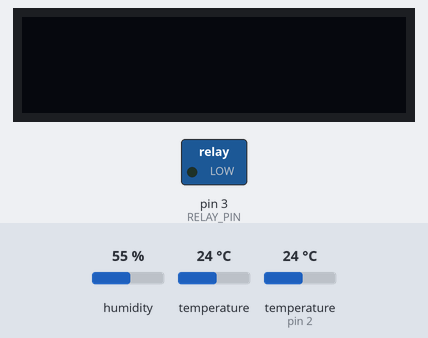
Bench run of a sketch on a simulated Arduino Uno, built with avr-gcc and run on an emulated ATmega328P. Parts: 128×32 one-colour display, switched loads named in the sketch (green lamp = pin HIGH). Inputs (shaded band) come from the test bench; at power-on: humidity 55 %, temperature 24 °C, temperature (sensor on pin 2) 24 °C. The display library's start-up logo is not drawn; what the sketch prints to the serial monitor is not drawn.

Above: at 5.4 s.
At 11.6 s:
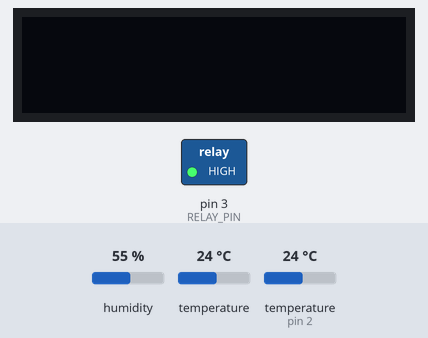
Timing chart, 0 to 17.3 s (numbered marks = the images above):
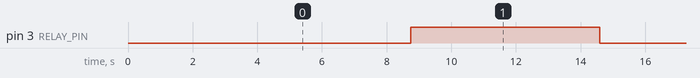

The sketch:

meteo.ino
```cpp
#include <OneWire.h>
#include <DallasTemperature.h>
#include <Adafruit_AHTX0.h>
#include <Adafruit_GFX.h>
#include <Adafruit_SSD1306.h>

#define ONE_WIRE_BUS 2

#define SCREEN_WIDTH 128 // OLED display width, in pixels
#define SCREEN_HEIGHT 32 // OLED display height, in pixels

// Declaration for an SSD1306 display connected to I2C (SDA, SCL pins)
// The pins for I2C are defined by the Wire-library.
// On an arduino UNO:       A4(SDA), A5(SCL)
#define OLED_RESET     4 // Reset pin # (or -1 if sharing Arduino reset pin)
#define SCREEN_ADDRESS 0x3D ///< See datasheet for Address; 0x3D for 128x64, 0x3C for 128x32
Adafruit_SSD1306 display(SCREEN_WIDTH, SCREEN_HEIGHT, &Wire, OLED_RESET);


OneWire oneWire(ONE_WIRE_BUS);
DallasTemperature sensors(&oneWire);
Adafruit_AHTX0 aht;

int deviceCount = 0;
const int RELAY_PIN = 3;
bool relayState = false;

void setup(void)
{
  pinMode(RELAY_PIN, OUTPUT);
  // Start serial communication for debugging purposes
  Serial.begin(115200);
  Serial.println("Adafruit AHT10/AHT20 demo!");

  if (! aht.begin()) {
    Serial.println("Could not find AHT? Check wiring");
    while (1) delay(10);
  }
  Serial.println("AHT10 or AHT20 found");
  // Start up the library
  sensors.begin();
  deviceCount = sensors.getDeviceCount();

  // SSD1306_SWITCHCAPVCC = generate display voltage from 3.3V internally
  if(!display.begin(SSD1306_SWITCHCAPVCC, SCREEN_ADDRESS)) {
    Serial.println(F("SSD1306 allocation failed"));
    for(;;); // Don't proceed, loop forever
  }

  // Show Adafruit splash screen. (it's nice :)
  display.display();
  delay(2000); // Pause for 2 seconds

  // Clear the buffer
  display.clearDisplay();
}

void loop(void){
  // Send command to all the sensors for temperature conversion
  sensors.requestTemperatures();

  // Display temperature from each sensor
  for (int i = 0;  i < deviceCount;  i++)
  {
    Serial.print("Sensor ");
    Serial.print(i+1);
    Serial.print(" : ");
    Serial.print(sensors.getTempCByIndex(i));
    Serial.print((char)176);//shows degrees character
    Serial.print("C  |  ");
  }

  Serial.println("");

  sensors_event_t humidity, temp;
  aht.getEvent(&humidity, &temp);// populate temp and humidity objects with fresh data
  Serial.print("Temperature: "); Serial.print(temp.temperature); Serial.println(" degrees C");
  Serial.print("Humidity: "); Serial.print(humidity.relative_humidity); Serial.println("% rH");

  switch (relayState)
  {
    case true:
      Serial.print("turn on relay");
      digitalWrite(RELAY_PIN, HIGH);
      relayState = false;
      break;
    case false:
      Serial.print("turn off relay");
      digitalWrite(RELAY_PIN, LOW);
      relayState = true;
      break;
  }

  delay(5000);
}
```

Measured:
- by itself, pin 3 (RELAY_PIN): alternates HIGH for 5.8 s and LOW for 5.8 s
